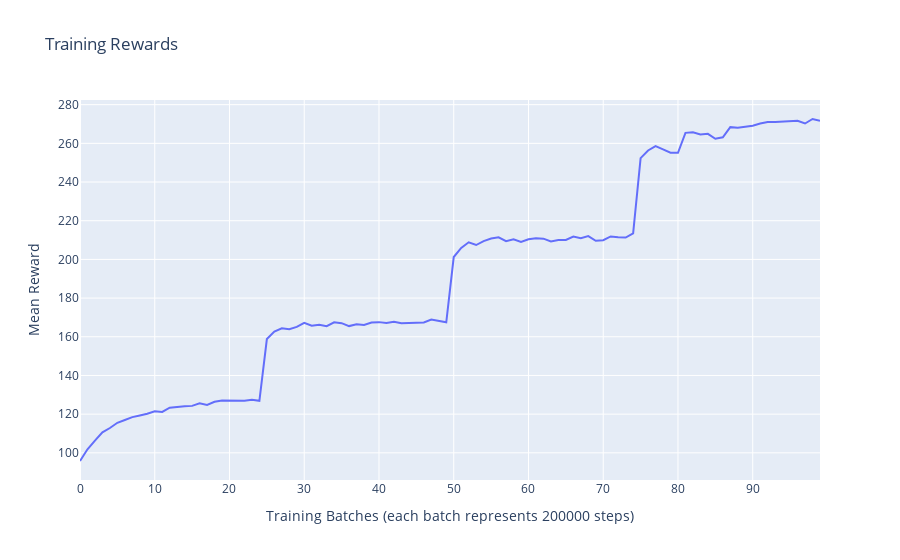
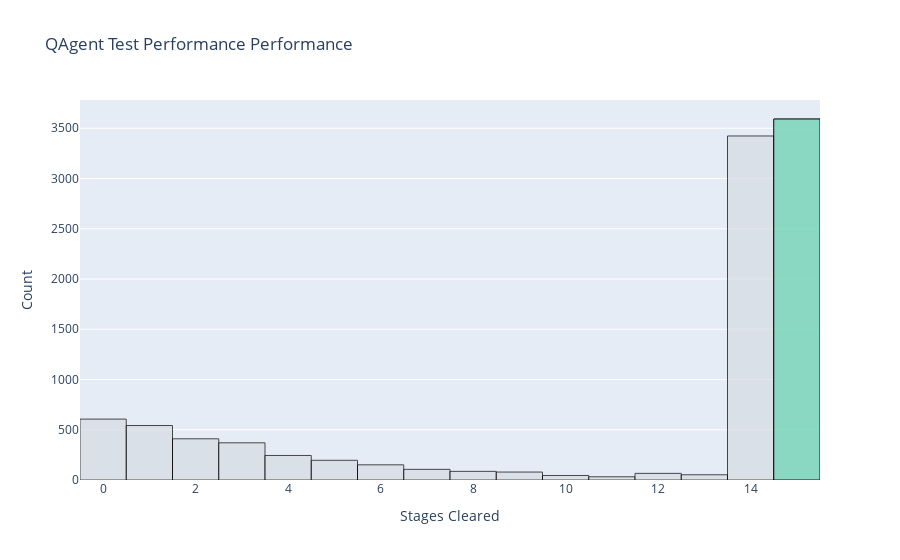

The cell these charts' notebook holds for them, in order:
### Markdown cell above
#### Observations:
- Our Q-agent is performing well, but could do with more training episodes.
- The agent is very good at surviving until the final round but doesn't win as often as it should.
- It's possible that the Q-agent is more focused on not dying that beating the game.

# Exploration and Learning Rate Decay
To optimize our Q-agent's performance, we will adopt a step decay strategy for both epsilon (exploration rate) and alpha (learning rate).

The training process will initially commence with larger values for both epsilon and alpha. This approach will result in robust exploration of the state-action space and accelerate learning. However, over the course of millions of training episodes, we will systematically reduce these values in discrete steps down to zero. This gradual reduction allows the agent to shift from exploration to exploitation, making optimal use of its accumulated knowledge about the environment.

A million episodes takes approximately 15 minutes to run and we're running 20 million; so training is rather time consuming.

### Code cell
# Initialize environment
env = RampartsEnvironment()
env.reset()
events = env.events

# Initialize agent
agent = QAgent(events)

n_training_episodes = 5000000
_, reward_list_training1 = train_q_agent(env, agent, n_training_episodes, alpha=0.5, epsilon=0.15, message="medium epsilon")

_, reward_list_training2 = train_q_agent(env, agent, n_training_episodes, alpha=0.3, epsilon=0.1, message="low epsilon")

_, reward_list_training3 = train_q_agent(env, agent, n_training_episodes, alpha=0.2, epsilon=0.05, message="very low epsilon")

_, reward_list_training4 = train_q_agent(env, agent, n_training_episodes, alpha=0.1, epsilon=0, message="zero epsilon")

reward_list_training_seq = reward_list_training1 + reward_list_training2 + reward_list_training3 + reward_list_training4

plot_reward_history(reward_list_training_seq)

n_testing_episodes = 10000
# Measure performance with no epsilon-greedy
stages_cleared_testing_seq, _ = train_q_agent(env, agent, n_testing_episodes, epsilon=0)
plot_performance(stages_cleared_testing_seq, "QAgent Test Performance")

### Figure 1 — Plotly figure (JSON) as saved in the notebook; plotly's stock layout.template omitted (floating-point values rounded to 4 significant figures)
{"data": [{"line": {"color": "#636efa"}, "mode": "lines", "type": "scatter", "x": [0, 1, 2, 3, 4, 5, 6, 7, 8, 9, 10, 11, 12, 13, 14, 15, 16, 17, 18, 19, 20, 21, 22, 23, 24, 25, 26, 27, 28, 29, 30, 31, 32, 33, 34, 35, 36, 37, 38, 39, 40, 41, 42, 43, 44, 45, 46, 47, 48, 49, 50, 51, 52, 53, 54, 55, 56, 57, 58, 59, 60, 61, 62, 63, 64, 65, 66, 67, 68, 69, 70, 71, 72, 73, 74, 75, 76, 77, 78, 79, 80, 81, 82, 83, 84, 85, 86, 87, 88, 89, 90, 91, 92, 93, 94, 95, 96, 97, 98, 99], "y": [95.78, 101.8, 106.4, 110.6, 112.8, 115.5, 117.0, 118.5, 119.3, 120.2, 121.4, 121.2, 123.3, 123.5, 124.1, 124.3, 125.6, 124.8, 126.4, 127.0, 126.9, 127.1, 126.9, 127.5, 126.9, 158.8, 162.7, 164.4, 163.9, 165.1, 167.2, 165.7, 166.2, 165.5, 167.5, 167.0, 165.5, 166.5, 166.1, 167.3, 167.6, 167.1, 167.8, 167.0, 167.2, 167.2, 167.4, 168.9, 168.1, 167.5, 201.2, 206.0, 208.9, 207.4, 209.5, 210.8, 211.4, 209.4, 210.4, 209.0, 210.4, 210.9, 210.7, 209.3, 210.0, 210.0, 211.8, 210.9, 212.0, 209.6, 209.9, 211.9, 211.5, 211.3, 213.5, 252.4, 256.3, 258.6, 256.9, 255.2, 255.1, 265.4, 265.7, 264.6, 264.9, 262.4, 263.1, 268.4, 268.0, 268.4, 269.1, 270.3, 271.1, 271.1, 271.3, 271.5, 271.7, 270.3, 272.6, 271.6]}], "layout": {"title": {"text": "Training Rewards"}, "xaxis": {"title": {"text": "Training Batches (each batch represents 200000 steps)"}}, "yaxis": {"title": {"text": "Mean Reward"}}}}

### Figure 2 — Plotly figure (JSON) as saved in the notebook; plotly's stock layout.template omitted (floating-point values rounded to 4 significant figures; data arrays with more than 128 entries replaced by an {"elided": "..."} marker saying what was removed)
{"data": [{"marker": {"color": "#d4dce3", "line": {"color": "black", "width": 1}, "opacity": 0.7}, "name": "Failure", "nbinsx": 16, "type": "histogram", "x": {"elided": "10000 int values"}}, {"marker": {"color": "#69d6b3", "line": {"color": "black", "width": 1}, "opacity": 0.7}, "name": "Success", "nbinsx": 1, "type": "histogram", "x": {"elided": "3592 float values"}}], "layout": {"barmode": "overlay", "showlegend": false, "title": {"text": "QAgent Test Performance Performance"}, "xaxis": {"title": {"text": "Stages Cleared"}}, "yaxis": {"title": {"text": "Count"}}}}
